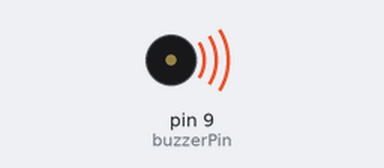
Simulated run of this sketch. Board: Arduino Uno, built with avr-gcc and run on an emulated ATmega328P. Shown: buzzer (waves = sounding). Random numbers use the default seed unless the sketch sets one.

Above: at 7.2 s.
At 38.1 s:
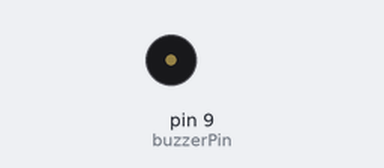
Timing chart, 0 to 39.6 s (numbered marks = the images above):
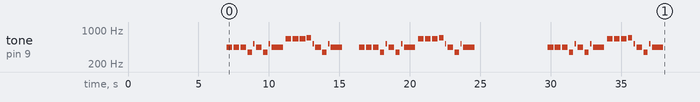

Measured:
- by itself, tone on pin 9 (buzzerPin): plays 440 Hz for 0.40 s, 440 Hz for 0.40 s, 440 Hz for 0.40 s, 349 Hz for 0.30 s, 523 Hz for 0.10 s, 440 Hz for 0.40 s … (54 notes in this stretch)

The sketch:

b.ino
```cpp
const int analogSeedPin = A0;
const int buzzerPin = 9;

void setup()
{
    Serial.begin(9600);
    pinMode(analogSeedPin, INPUT);
    randomSeed(analogRead(analogSeedPin));
}

void sleep(int ms)
{
    unsigned long start = millis();
    while ((millis() - start) < ms)
    {
        // Block code execution until the specified time has passed.
    }
}

void loop()
{
    if (random(1, 7) == 6)
    {
        tone(buzzerPin, 1000, 200);
        imperialMarch();
    }
    sleep(1000);
}

// https://lochnerweb.de/imperial-march-in-arduino
#define a 440
#define f 349
#define c2 523
#define e2 659
#define f2 698

#define gn 800
#define hn gn / 2
#define vn gn / 4
#define an gn / 8

#define pin buzzerPin

void imperialMarch()

{

    tone(pin, a, hn);
    delay(hn + 100);
    tone(pin, a, hn);
    delay(hn + 100);

    tone(pin, a, hn);
    delay(hn + 100);
    tone(pin, f, vn + an);
    delay(vn + 100 + an);
    tone(pin, c2, an);
    delay(an + 100);

    tone(pin, a, hn);
    delay(hn + 100);
    tone(pin, f, vn + an);
    delay(vn + 100 + an);
    tone(pin, c2, an);
    delay(an + 100);

    tone(pin, a, gn);
    delay(gn + 200);

    tone(pin, e2, hn);
    delay(hn + 100);
    tone(pin, e2, hn);
    delay(hn + 100);

    tone(pin, e2, hn);
    delay(hn + 100);
    tone(pin, f2, vn + an);
    delay(vn + 100 + an);
    tone(pin, c2, an);
    delay(an + 100);

    tone(pin, a, hn);
    delay(hn + 100);
    tone(pin, f, vn + an);
    delay(vn + 100 + an);
    tone(pin, c2, an);
    delay(an + 100);

    tone(pin, a, gn);
    delay(gn + 200);
}
```
